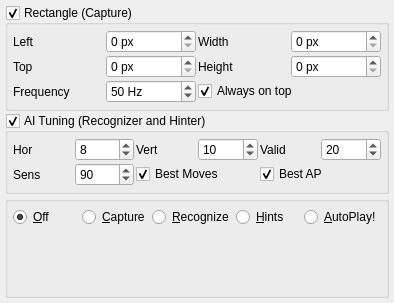
<?xml version="1.0" encoding="UTF-8"?>
<ui version="4.0">
 <class>WindowForm</class>
 <widget class="QWidget" name="WindowForm">
  <property name="geometry">
   <rect>
    <x>0</x>
    <y>0</y>
    <width>394</width>
    <height>303</height>
   </rect>
  </property>
  <property name="windowTitle">
   <string>BioCheat 0.9.6</string>
  </property>
  <layout class="QVBoxLayout" name="verticalLayout">
   <item>
    <widget class="QGroupBox" name="capBox">
     <property name="title">
      <string>Rectangle (Capture)</string>
     </property>
     <property name="checkable">
      <bool>true</bool>
     </property>
     <property name="checked">
      <bool>true</bool>
     </property>
     <layout class="QGridLayout" name="gridLayout">
      <item row="0" column="0">
       <widget class="QLabel" name="xOffsetLabel">
        <property name="text">
         <string>Left</string>
        </property>
       </widget>
      </item>
      <item row="0" column="1">
       <widget class="QSpinBox" name="left">
        <property name="suffix">
         <string> px</string>
        </property>
       </widget>
      </item>
      <item row="0" column="2">
       <widget class="QLabel" name="regionWidthLabel">
        <property name="text">
         <string>Width</string>
        </property>
       </widget>
      </item>
      <item row="0" column="3">
       <widget class="QSpinBox" name="width">
        <property name="suffix">
         <string> px</string>
        </property>
       </widget>
      </item>
      <item row="1" column="0">
       <widget class="QLabel" name="yOffsetLabel">
        <property name="text">
         <string>Top</string>
        </property>
       </widget>
      </item>
      <item row="1" column="1">
       <widget class="QSpinBox" name="top">
        <property name="suffix">
         <string> px</string>
        </property>
       </widget>
      </item>
      <item row="1" column="2">
       <widget class="QLabel" name="regionHeightLabel">
        <property name="text">
         <string>Height</string>
        </property>
       </widget>
      </item>
      <item row="1" column="3">
       <widget class="QSpinBox" name="height">
        <property name="suffix">
         <string> px</string>
        </property>
       </widget>
      </item>
      <item row="2" column="0">
       <widget class="QLabel" name="yOffsetLabel_2">
        <property name="text">
         <string>Frequency</string>
        </property>
       </widget>
      </item>
      <item row="2" column="1">
       <widget class="QSpinBox" name="frequency">
        <property name="suffix">
         <string> Hz</string>
        </property>
        <property name="minimum">
         <number>2</number>
        </property>
        <property name="maximum">
         <number>100</number>
        </property>
        <property name="value">
         <number>50</number>
        </property>
       </widget>
      </item>
      <item row="2" column="2" colspan="2">
       <widget class="QCheckBox" name="onTop">
        <property name="text">
         <string>Always on top</string>
        </property>
        <property name="checked">
         <bool>true</bool>
        </property>
       </widget>
      </item>
     </layout>
    </widget>
   </item>
   <item>
    <widget class="QGroupBox" name="groupBox">
     <property name="title">
      <string>AI Tuning (Recognizer and Hinter)</string>
     </property>
     <property name="checkable">
      <bool>true</bool>
     </property>
     <property name="checked">
      <bool>true</bool>
     </property>
     <layout class="QGridLayout" name="gridLayout_2">
      <item row="0" column="0">
       <widget class="QLabel" name="xOffsetLabel_2">
        <property name="text">
         <string>Hor</string>
        </property>
       </widget>
      </item>
      <item row="0" column="1">
       <widget class="QSpinBox" name="hBlocks">
        <property name="minimum">
         <number>1</number>
        </property>
        <property name="value">
         <number>8</number>
        </property>
       </widget>
      </item>
      <item row="0" column="2">
       <widget class="QLabel" name="regionWidthLabel_2">
        <property name="text">
         <string>Vert</string>
        </property>
       </widget>
      </item>
      <item row="0" column="3">
       <widget class="QSpinBox" name="vBlocks">
        <property name="suffix">
         <string/>
        </property>
        <property name="minimum">
         <number>1</number>
        </property>
        <property name="value">
         <number>10</number>
        </property>
       </widget>
      </item>
      <item row="0" column="4">
       <widget class="QLabel" name="regionWidthLabel_3">
        <property name="text">
         <string>Valid</string>
        </property>
       </widget>
      </item>
      <item row="0" column="5">
       <widget class="QSpinBox" name="valid">
        <property name="suffix">
         <string/>
        </property>
        <property name="minimum">
         <number>0</number>
        </property>
        <property name="maximum">
         <number>100</number>
        </property>
        <property name="value">
         <number>20</number>
        </property>
       </widget>
      </item>
      <item row="1" column="0">
       <widget class="QLabel" name="xOffsetLabel_3">
        <property name="text">
         <string>Sens</string>
        </property>
       </widget>
      </item>
      <item row="1" column="1">
       <widget class="QSpinBox" name="sensitivity">
        <property name="minimum">
         <number>70</number>
        </property>
        <property name="value">
         <number>90</number>
        </property>
       </widget>
      </item>
      <item row="1" column="2" colspan="2">
       <widget class="QCheckBox" name="highlight">
        <property name="toolTip">
         <string>If there are 4-combos or 5-combos, show only that moves and hide the others.</string>
        </property>
        <property name="text">
         <string>Best Moves</string>
        </property>
        <property name="checked">
         <bool>true</bool>
        </property>
       </widget>
      </item>
      <item row="1" column="4" colspan="2">
       <widget class="QCheckBox" name="apBest">
        <property name="toolTip">
         <string>&lt;!DOCTYPE HTML PUBLIC &quot;-//W3C//DTD HTML 4.0//EN&quot; &quot;http://www.w3.org/TR/REC-html40/strict.dtd&quot;&gt;
&lt;html&gt;&lt;head&gt;&lt;meta name=&quot;qrichtext&quot; content=&quot;1&quot; /&gt;&lt;style type=&quot;text/css&quot;&gt;
p, li { white-space: pre-wrap; }
&lt;/style&gt;&lt;/head&gt;&lt;body style=&quot; font-family:'Sans Serif'; font-size:10pt; font-weight:400; font-style:normal;&quot;&gt;
&lt;p style=&quot; margin-top:0px; margin-bottom:0px; margin-left:0px; margin-right:0px; -qt-block-indent:0; text-indent:0px;&quot;&gt;If &lt;span style=&quot; font-weight:600;&quot;&gt;selected&lt;/span&gt;, Autoplay using the best move only. If &lt;span style=&quot; font-weight:600;&quot;&gt;unselected&lt;/span&gt;, use a random move.&lt;/p&gt;&lt;/body&gt;&lt;/html&gt;</string>
        </property>
        <property name="text">
         <string>Best AP</string>
        </property>
        <property name="checked">
         <bool>true</bool>
        </property>
       </widget>
      </item>
     </layout>
    </widget>
   </item>
   <item>
    <widget class="QGroupBox" name="groupBox_2">
     <layout class="QGridLayout" name="gridLayout_3">
      <item row="0" column="0">
       <widget class="QRadioButton" name="display0">
        <property name="text">
         <string>&amp;Off</string>
        </property>
        <property name="shortcut">
         <string>Alt+O</string>
        </property>
        <property name="checked">
         <bool>true</bool>
        </property>
       </widget>
      </item>
      <item row="0" column="2">
       <widget class="QRadioButton" name="display2">
        <property name="text">
         <string>&amp;Recognize</string>
        </property>
        <property name="shortcut">
         <string>Alt+R</string>
        </property>
       </widget>
      </item>
      <item row="0" column="3">
       <widget class="QRadioButton" name="display3">
        <property name="text">
         <string>&amp;Hints</string>
        </property>
        <property name="shortcut">
         <string>Alt+H</string>
        </property>
       </widget>
      </item>
      <item row="0" column="4">
       <widget class="QRadioButton" name="display4">
        <property name="text">
         <string>&amp;AutoPlay!</string>
        </property>
        <property name="shortcut">
         <string>Alt+A</string>
        </property>
       </widget>
      </item>
      <item row="1" column="0" colspan="5">
       <widget class="Visualizer" name="visualizer">
        <property name="sizePolicy">
         <sizepolicy hsizetype="MinimumExpanding" vsizetype="MinimumExpanding">
          <horstretch>0</horstretch>
          <verstretch>0</verstretch>
         </sizepolicy>
        </property>
       </widget>
      </item>
      <item row="0" column="1">
       <widget class="QRadioButton" name="display1">
        <property name="text">
         <string>&amp;Capture</string>
        </property>
        <property name="shortcut">
         <string>Alt+C</string>
        </property>
       </widget>
      </item>
     </layout>
    </widget>
   </item>
  </layout>
 </widget>
 <layoutdefault spacing="2" margin="5"/>
 <customwidgets>
  <customwidget>
   <class>Visualizer</class>
   <extends>QFrame</extends>
   <header location="global">Visualizer.h</header>
   <container>1</container>
  </customwidget>
 </customwidgets>
 <tabstops>
  <tabstop>display1</tabstop>
  <tabstop>display2</tabstop>
  <tabstop>display3</tabstop>
  <tabstop>display4</tabstop>
  <tabstop>display0</tabstop>
  <tabstop>capBox</tabstop>
  <tabstop>left</tabstop>
  <tabstop>width</tabstop>
  <tabstop>top</tabstop>
  <tabstop>height</tabstop>
  <tabstop>frequency</tabstop>
  <tabstop>onTop</tabstop>
  <tabstop>groupBox</tabstop>
  <tabstop>hBlocks</tabstop>
  <tabstop>vBlocks</tabstop>
  <tabstop>valid</tabstop>
  <tabstop>sensitivity</tabstop>
  <tabstop>highlight</tabstop>
  <tabstop>apBest</tabstop>
 </tabstops>
 <resources/>
 <connections/>
</ui>
